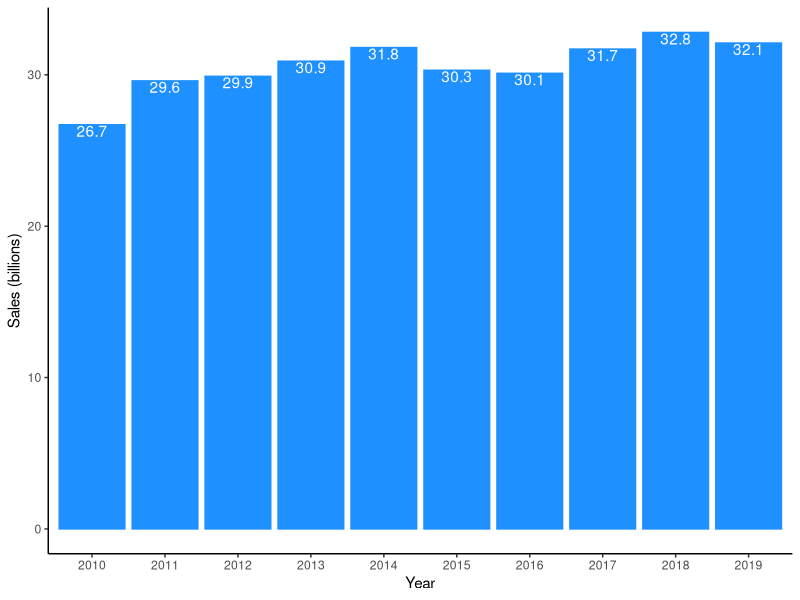
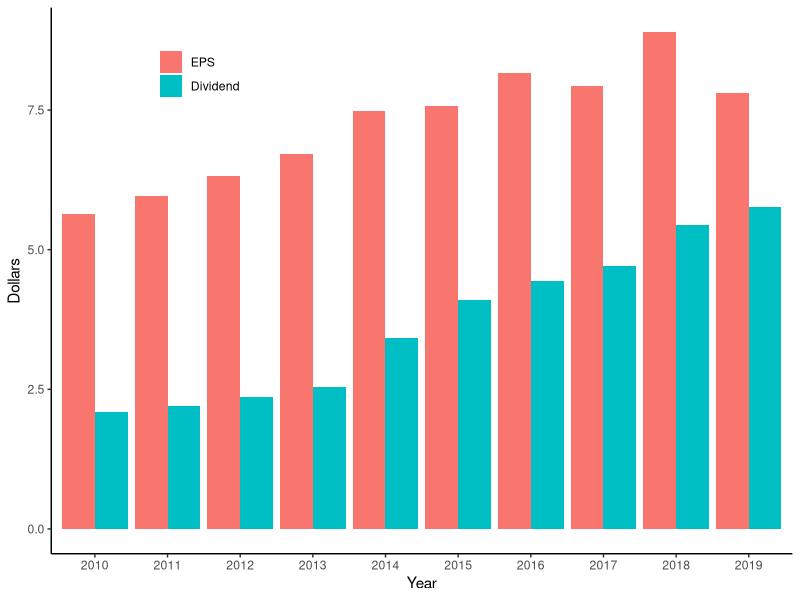
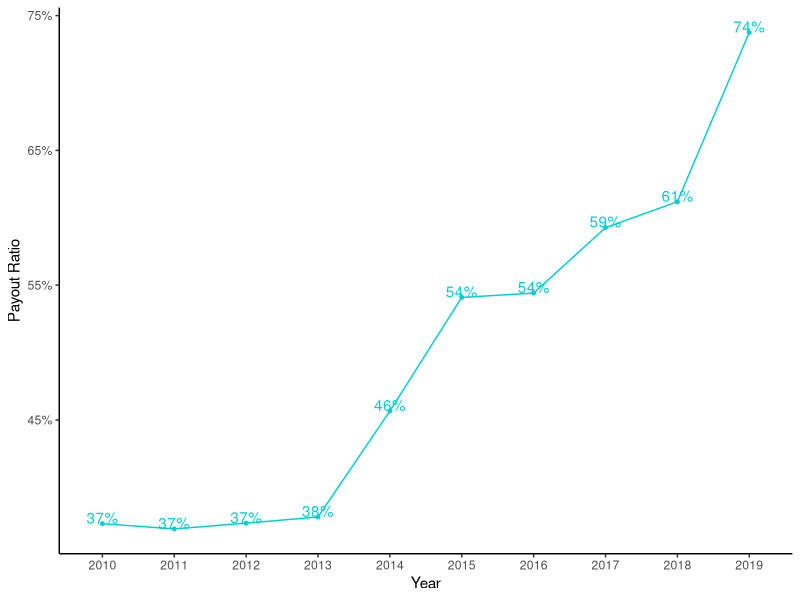
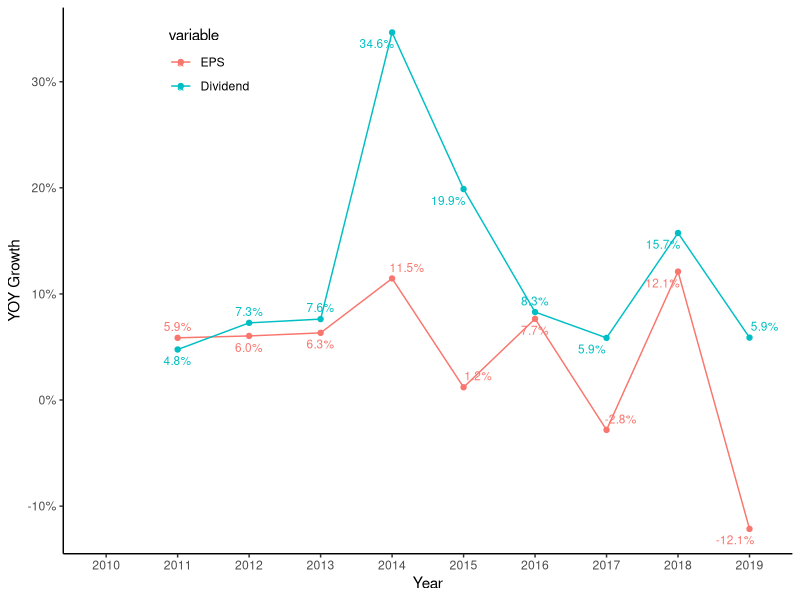
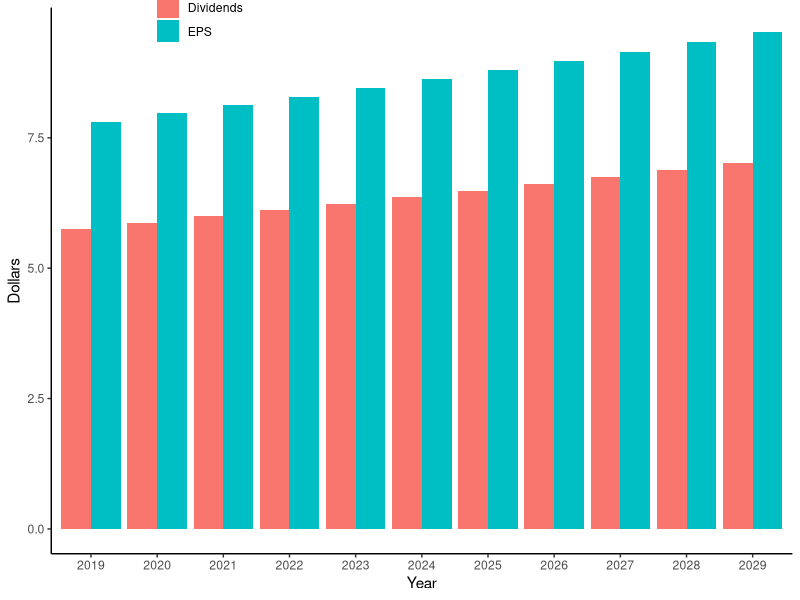

Write the R code that produced these figures, in order.
Play_data<-read.csv("mmm.csv")
library(tidyverse)
colnames(Play_data)<-c("Year","EPS","Dividend","Payout","Sales")

library(reshape2)
d <- melt(Play_data, id.vars="Year")

d %>% filter(variable=="Sales") %>%ggplot(aes(x =as.factor(Year) , y = value,,label=value))+
  geom_bar(stat = "identity",position="dodge",color="dodgerblue1",fill="dodgerblue1")+theme_classic()+
  labs( x = "Year", y = "Sales (billions)")+geom_text(vjust=1,color="white")


d %>% filter(variable=="EPS" | variable=="Dividend") %>%ggplot(aes(x =as.factor(Year) , y = value , fill = as.factor(variable)))+
  geom_bar(stat = "identity",position="dodge")+theme_classic()+labs( x = "Year", y = "Dollars")+guides(fill=guide_legend(title=""))+
  theme(legend.position = c(0.2, 0.9))

percent <- function(x, digits = 0, format = "f", ...) {
  paste0(formatC(100 * x, format = format, digits = digits, ...), "%")
}

d %>% filter(variable=="Payout") %>% mutate(label = percent(value)) %>%ggplot(aes(x =as.factor(Year) , y = value,group = 1,label=label))+
  geom_point(color="darkturquoise",size=1)+geom_line(color="darkturquoise")+theme_classic()+labs( x = "Year", y = "Payout Ratio")+
  scale_y_continuous(labels = scales::percent)+geom_text(vjust=0,color="darkturquoise")

percent <- function(x, digits = 1, format = "f", ...) {
  paste0(formatC(100 * x, format = format, digits = digits, ...), "%")
}

library(ggrepel)

dd<-d %>% filter(variable=="Dividend") %>%  mutate(p_increased = (value - lag(value))/lag(value)) %>% mutate(label = percent((value - lag(value))/lag(value))) 

dd2<-d %>% filter(variable=="EPS") %>%  mutate(p_increased = (value - lag(value))/lag(value)) %>% mutate(label = percent((value - lag(value))/lag(value))) 

rbind(dd,dd2)%>%ggplot(aes(x =as.factor(Year) , y = p_increased,group=variable,label=label))+
  geom_line(aes(color=variable))+
  geom_point(aes(color=variable))+theme_classic()+labs( x = "Year", y = "YOY Growth")+
  scale_y_continuous(labels = scales::percent)+geom_text_repel(aes(color=variable),size = 3, force = 3)+
  guides(fill=guide_legend(title=""))+
  theme(legend.position = c(0.2, 0.9))



Project_div<-as.data.frame(seq(2019,2029,by=1))
colnames(Project_div)<-"Year"

geomSeq <- function(start,ratio,begin,end){
  begin=begin-1
  end=end-1
  start*ratio**(begin:end)
}

Dividends_p<-as.data.frame(geomSeq(5.76,1.02,1,11))
colnames(Dividends_p)<-"Dividends"
Project_new<-cbind(Project_div,Dividends_p)

EPS_p<-as.data.frame(geomSeq(7.81,1.02,1,11))
colnames(EPS_p)<-"EPS"
Project_new<-cbind(Project_new,EPS_p)

Project_new_new<- melt(Project_new, id.vars="Year")
Project_new_new %>% ggplot(aes(x =as.factor(Year) , y = value , fill = as.factor(variable)))+
  geom_bar(stat = "identity",position="dodge")+theme_classic()+labs( x = "Year", y = "Dollars")+guides(fill=guide_legend(title=""))+
  theme(legend.position = c(0.2, 1))


Dividends_yield<-as.data.frame(geomSeq(0.0406,1.02,1,11))
colnames(Dividends_yield)<-"Dividends_yield"
